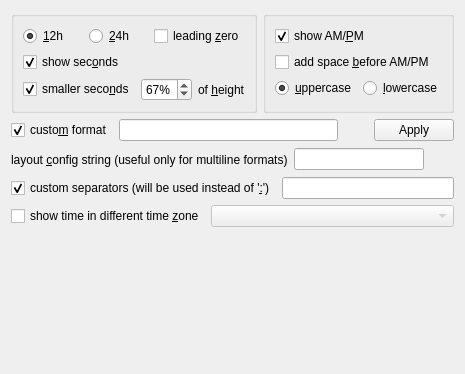
     <widget class="QWidget" name="general_tab">
      <attribute name="title">
       <string>General</string>
      </attribute>
      <layout class="QGridLayout" name="gridLayout">
       <item row="0" column="0">
        <widget class="QGroupBox" name="format_group">
         <layout class="QGridLayout" name="format_group_layout">
          <item row="0" column="0">
           <widget class="QRadioButton" name="rb_12h">
            <property name="text">
             <string>&amp;12h</string>
            </property>
            <property name="checked">
             <bool>true</bool>
            </property>
           </widget>
          </item>
          <item row="2" column="0" colspan="2">
           <widget class="QCheckBox" name="show_seconds">
            <property name="text">
             <string>show sec&amp;onds</string>
            </property>
            <property name="checked">
             <bool>true</bool>
            </property>
           </widget>
          </item>
          <item row="0" column="2">
           <widget class="QCheckBox" name="leading_zero">
            <property name="text">
             <string>leading &amp;zero</string>
            </property>
           </widget>
          </item>
          <item row="0" column="1">
           <widget class="QRadioButton" name="rb_24h">
            <property name="text">
             <string>&amp;24h</string>
            </property>
           </widget>
          </item>
          <item row="3" column="0" colspan="3">
           <layout class="QHBoxLayout" name="smaller_seconds_layout" stretch="0,0,0">
            <item>
             <widget class="QCheckBox" name="smaller_seconds">
              <property name="text">
               <string>smaller seco&amp;nds</string>
              </property>
              <property name="checked">
               <bool>true</bool>
              </property>
             </widget>
            </item>
            <item>
             <widget class="QSpinBox" name="seconds_scale_factor_edit">
              <property name="suffix">
               <string notr="true">%</string>
              </property>
              <property name="minimum">
               <number>25</number>
              </property>
              <property name="value">
               <number>67</number>
              </property>
             </widget>
            </item>
            <item>
             <widget class="QLabel" name="of_height_label">
              <property name="text">
               <string>of &amp;height</string>
              </property>
              <property name="buddy">
               <cstring>seconds_scale_factor_edit</cstring>
              </property>
             </widget>
            </item>
           </layout>
          </item>
         </layout>
        </widget>
       </item>
       <item row="0" column="1">
        <widget class="QGroupBox" name="am_pm_group">
         <layout class="QGridLayout" name="am_pm_group_layout">
          <item row="0" column="0" colspan="2">
           <widget class="QCheckBox" name="show_apm">
            <property name="text">
             <string>show AM/&amp;PM</string>
            </property>
            <property name="checked">
             <bool>true</bool>
            </property>
           </widget>
          </item>
          <item row="1" column="0" colspan="2">
           <widget class="QCheckBox" name="add_space_before_apm">
            <property name="text">
             <string>add space &amp;before AM/PM</string>
            </property>
           </widget>
          </item>
          <item row="2" column="0">
           <widget class="QRadioButton" name="rb_ucase_apm">
            <property name="text">
             <string>&amp;uppercase</string>
            </property>
            <property name="checked">
             <bool>true</bool>
            </property>
           </widget>
          </item>
          <item row="2" column="1">
           <widget class="QRadioButton" name="rb_lcase_apm">
            <property name="text">
             <string>&amp;lowercase</string>
            </property>
           </widget>
          </item>
         </layout>
        </widget>
       </item>
       <item row="2" column="0" colspan="2">
        <layout class="QHBoxLayout" name="custom_format_layout">
         <item>
          <widget class="QCheckBox" name="use_custom_format">
           <property name="text">
            <string>custo&amp;m format</string>
           </property>
           <property name="checked">
            <bool>true</bool>
           </property>
          </widget>
         </item>
         <item>
          <widget class="QLineEdit" name="format_edit"/>
         </item>
         <item>
          <widget class="QToolButton" name="format_help_btn">
           <property name="icon">
            <iconset theme="help-hint"/>
           </property>
           <property name="autoRaise">
            <bool>true</bool>
           </property>
          </widget>
         </item>
         <item>
          <widget class="QPushButton" name="format_apply_btn">
           <property name="text">
            <string>Apply</string>
           </property>
          </widget>
         </item>
        </layout>
       </item>
       <item row="3" column="0" colspan="2">
        <layout class="QHBoxLayout" name="layout_cfg_layout">
         <item>
          <widget class="QLabel" name="layout_cfg_label">
           <property name="text">
            <string>layout &amp;config string (useful only for multiline formats)</string>
           </property>
           <property name="buddy">
            <cstring>layout_cfg_edit</cstring>
           </property>
          </widget>
         </item>
         <item>
          <widget class="QLineEdit" name="layout_cfg_edit"/>
         </item>
         <item>
          <widget class="QToolButton" name="layout_cfg_help_btn">
           <property name="icon">
            <iconset theme="help-hint"/>
           </property>
           <property name="autoRaise">
            <bool>true</bool>
           </property>
          </widget>
         </item>
        </layout>
       </item>
       <item row="4" column="0" colspan="2">
        <layout class="QHBoxLayout" name="custom_seps_layout">
         <item>
          <widget class="QCheckBox" name="use_custom_seps">
           <property name="text">
            <string>custom separators (will be used instead of '&amp;:')</string>
           </property>
           <property name="checked">
            <bool>true</bool>
           </property>
          </widget>
         </item>
         <item>
          <widget class="QLineEdit" name="custom_seps_edit">
           <property name="toolTip">
            <string>replacement characters for ':' in format</string>
           </property>
          </widget>
         </item>
        </layout>
       </item>
       <item row="5" column="0" colspan="2">
        <layout class="QHBoxLayout" name="time_zone_layout">
         <item>
          <widget class="QCheckBox" name="use_time_zone">
           <property name="text">
            <string>show time in different time &amp;zone</string>
           </property>
          </widget>
         </item>
         <item>
          <widget class="QComboBox" name="time_zone_edit">
           <property name="enabled">
            <bool>false</bool>
           </property>
           <property name="sizePolicy">
            <sizepolicy hsizetype="MinimumExpanding" vsizetype="Fixed">
             <horstretch>0</horstretch>
             <verstretch>0</verstretch>
            </sizepolicy>
           </property>
          </widget>
         </item>
        </layout>
       </item>
       <item row="6" column="0">
        <spacer name="verticalSpacer_2">
         <property name="orientation">
          <enum>Qt::Orientation::Vertical</enum>
         </property>
         <property name="sizeHint" stdset="0">
          <size>
           <width>20</width>
           <height>136</height>
          </size>
         </property>
        </spacer>
       </item>
      </layout>
     </widget>
